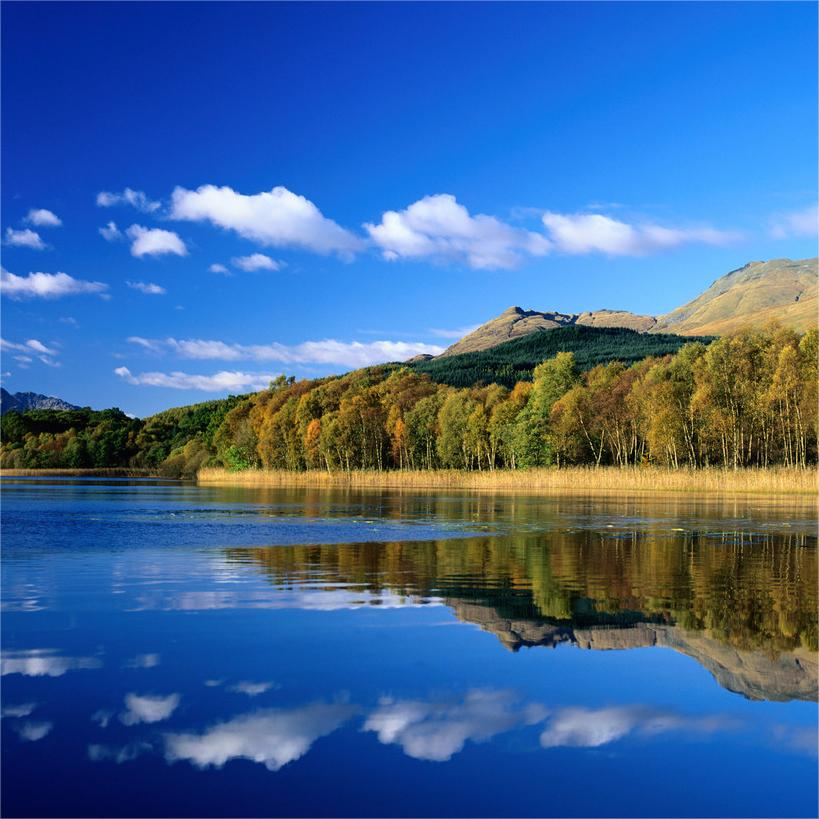
//> input picture test/fenjin.jpg, 819 x 819 px
$ ./main   (built with g++ and OpenCV 4)
//> lines starting //> are read from the running program, lines starting //| are printed output that depends on the picture
//> further down, img is the input picture: 819 rows x 819 cols, CV_8UC3; mean B, G, R 152.2, 102.1, 62.8
### test/myfunc.h
#ifndef __MY_FUNC__
#define __MY_FUNC__
#include <iostream>
#include <opencv2/opencv.hpp>
#include <cmath>
#include <string>

using namespace cv;
using namespace std;
void slatNosise(cv::Mat &img, double f);
cv::Mat img_transf(Mat &img, Mat &T, int methed);
Mat Transform(double theta, double sw, double sh, double mx, double my);
Mat img_inverse(Mat &img);
void saltandpepper(cv::Mat &image, float f);
Mat img_binary(Mat &img, uint8_t thr);
double generateGaussianNoise(double mu, double sigma);

class F_tr
{
public:
    // [4 lines left out: function F_tr, not called in this run]

    Mat T;
    Mat mdft();
    Mat midft();
    Mat mdft_c(int met=0);
    Mat midft_c();
    Mat dft_r;
    Mat dft_i;
    Mat mdft_phase();

private:
    Mat img;


};

class Noise
{
    public:
    // [5 lines left out: function Noise, not called in this run]
    Mat saltandpepper(float f);
    Mat gaussian(float mean, float sigma);
    Mat rayleigh(float sigma);
    Mat exponential(float lambda);

    private:
    string name;
    Mat img;
    Mat noise_rate;
};
#endif

### test/myfunc.cpp

#include "myfunc.h"
#include <random>

// [87 lines left out: functions slatNosise, img_binary, img_inverse, not called in this run]

template<class T>
const T& clamp(const T& v, const T& lo, const T& hi)
{
    assert(!(hi < lo));
    return (v < lo) ? lo : (hi < v) ? hi : v;
}

Vec3b inster1(const Mat &img, double x, double y) // 双线性插值
{
    double x1 = floor(x);
    double x2 = ceil(x);
    double y1 = floor(y);
    double y2 = ceil(y);

    // Clamp x2 and y2 to be within the valid range
    x2 = std::min(x2, img.cols - 1.0);
    y2 = std::min(y2, img.rows - 1.0);
    x1 = std::max(x1, 0.0);
    y1 = std::max(y1, 0.0);
    double dx = x - x1;
    double dy = y - y1;

    Vec3b p1 = img.at<Vec3b>(y1, x1);
    Vec3b p2 = img.at<Vec3b>(y1, x2);
    Vec3b p3 = img.at<Vec3b>(y2, x1);
    Vec3b p4 = img.at<Vec3b>(y2, x2);

    Vec3b r1 = p1 + (p2 - p1) * dx;
    Vec3b r2 = p3 + (p4 - p3) * dx;
    Vec3b r = r1 + (r2 - r1) * dy;

    return r;
}


Vec3b inster2(const Mat& img, double x, double y) // 最近邻插值
{


    int xi = round(x);
    int yi = round(y);
    xi = std::max(0, xi);
    xi = std::min(img.cols - 1, xi);
    yi = std::max(0, yi);
    yi = std::min(img.rows - 1, yi);
    Vec3b r = img.at<Vec3b>(yi, xi);
    return r;
}

// [24 lines left out: function inster3, not called in this run]

float cubic_interp(float v0, float v1, float v2, float v3, float x) {
    float a0 = v3 - v2 - v0 + v1;
    float a1 = v0 - v1 - a0;
    float a2 = v2 - v0;
    float a3 = v1;
    return a0 * x * x * x + a1 * x * x + a2 * x + a3;
}

Vec3b inster3(const Mat& img, float x, float y) {
    int x1 = floor(x);
    int y1 = floor(y);

    x1 = min(max(x1, 1), img.cols - 3);
    y1 = min(max(y1, 1), img.rows - 3);

    float dx = x - x1;
    float dy = y - y1;

    Vec3b result;
    for (int i = 0; i < 3; i++) {
        float col0 = cubic_interp(img.at<Vec3b>(y1 - 1, x1 - 1)[i], img.at<Vec3b>(y1 - 1, x1)[i], img.at<Vec3b>(y1 - 1, x1 + 1)[i], img.at<Vec3b>(y1 - 1, x1 + 2)[i], dx);
        float col1 = cubic_interp(img.at<Vec3b>(y1, x1 - 1)[i], img.at<Vec3b>(y1, x1)[i], img.at<Vec3b>(y1, x1 + 1)[i], img.at<Vec3b>(y1, x1 + 2)[i], dx);
        float col2 = cubic_interp(img.at<Vec3b>(y1 + 1, x1 - 1)[i], img.at<Vec3b>(y1 + 1, x1)[i], img.at<Vec3b>(y1 + 1, x1 + 1)[i], img.at<Vec3b>(y1 + 1, x1 + 2)[i], dx);
        float col3 = cubic_interp(img.at<Vec3b>(y1 + 2, x1 - 1)[i], img.at<Vec3b>(y1 + 2, x1)[i], img.at<Vec3b>(y1 + 2, x1 + 1)[i], img.at<Vec3b>(y1 + 2, x1 + 2)[i], dx);
        result[i] = clamp(cubic_interp(col0, col1, col2, col3, dy), 0.0f, 255.0f);
    }
    return result;
}


Mat Transform(double theta, double sw, double sh, double mx, double my)
{
    Mat T = Mat::eye(3, 3, CV_32F);
    T.at<float>(0, 0) = cos(theta);
    T.at<float>(0, 1) = -sin(theta);
    T.at<float>(1, 0) = sin(theta);
    T.at<float>(1, 1) = cos(theta);
    T.at<float>(0, 2) = mx;
    T.at<float>(1, 2) = my;
    T.at<float>(0, 0) *= sw;
    T.at<float>(0, 1) *= sw;
    T.at<float>(1, 0) *= sh;
    T.at<float>(1, 1) *= sh;
    return T;
}

///////img_transformer///////
// arg img:img to trans
// T :mat transform mat
/*
|aR t|
|0  1|
a:scal mat
t:transport vec
R:rotation mat
*/
Mat img_transf(Mat &img, Mat &T, int method)
{
//> called with method = 2
    Mat R = T(Rect2d(0, 0, 2, 2));
//> R = [[0.866, -0.5], [0.5, 0.866]]
    Mat t(2, 1, CV_32F);
    t.at<float>(0) = T.at<float>(0, 2);
    t.at<float>(1) = T.at<float>(1, 2);
    // culate new image size
    float data[3][2] = {{0.0, (float)img.cols}, {(float)img.cols, (float)img.rows}, {(float)img.rows, 0}};
    Mat p0 = R * Mat(2, 1, CV_32F, data[0]);
//> p0 = [-409.5, 709.3]
    Mat p1 = R * Mat(2, 1, CV_32F, data[1]);
//> p1 = [299.8, 1118.8]
    Mat p3 = R * Mat(2, 1, CV_32F, data[2]);
//> p3 = [709.3, 409.5]
    Mat temp1 = p3 - p0;
//> temp1 = [1118.8, -299.8]
    int new_w = abs(temp1.at<float>(0)) > abs(p1.at<float>(0)) ? abs(temp1.at<float>(0)) : abs(p1.at<float>(0));
//> new_w = 1118
    int new_h = abs(temp1.at<float>(1)) > abs(p1.at<float>(1)) ? abs(temp1.at<float>(1)) : abs(p1.at<float>(1));
//> new_h = 1118
    std::cout << new_w << " " << new_h << std::endl;
//| 1118 1118
    Mat img2(new_w, new_h, CV_8UC3);
//> img2: 1118 rows x 1118 cols, CV_8UC3; every value is 0
    Mat Tinv;

    // hconcat(R.t(), -t, Tinv);
    // float data2[] = {0.0, 0.0, 1.0};
    // vconcat(Tinv, Mat(1, 3, CV_32F, data2), Tinv);
    if (method < 3)
    {
        Tinv = T.inv();
//> Tinv = [[0.866, 0.5, 0], [-0.5, 0.866, 0], [0, 0, 1]]

        for (auto i = 0; i < img2.rows; i++)
        {
            auto ptr = img2.ptr<Vec3b>(i);
            for (auto j = 0; j < img2.cols; j++)
            {
                Mat p = (Mat_<float>(3, 1) << j, i, 1);
                Mat p2 = Tinv * p;
                switch (method)
                {
                case (0):

                    if (p2.at<float>(0) > 0 && p2.at<float>(1) > 0 && p2.at<float>(0) < img.cols && p2.at<float>(1) < img.rows)
                    {
                        ptr[j] = inster1(img, p2.at<float>(1), p2.at<float>(0)); // 双线性插值
                    }
                    else
                    {
                        ptr[j] = Vec3b(0, 0, 0);
                    }
                    break;
                case (1):
                    if (p2.at<float>(0) > 0 && p2.at<float>(1) > 0 && p2.at<float>(0) < img.cols && p2.at<float>(1) < img.rows)
                    {
                        ptr[j] = inster2(img, p2.at<float>(1), p2.at<float>(0));
                    }
                    else
                    {
                        ptr[j] = Vec3b(0, 0, 0);
                    }
                    break;
                case 2:
                    if (p2.at<float>(0) > 0 && p2.at<float>(1) > 0 && p2.at<float>(0) < img.cols && p2.at<float>(1) < img.rows)
                    {
                        ptr[j] = inster3(img, p2.at<float>(1), p2.at<float>(0));
                    }
                    else
                    {
                        ptr[j] = Vec3b(0, 0, 0);
                    }
                    break;
                }
            }
        }
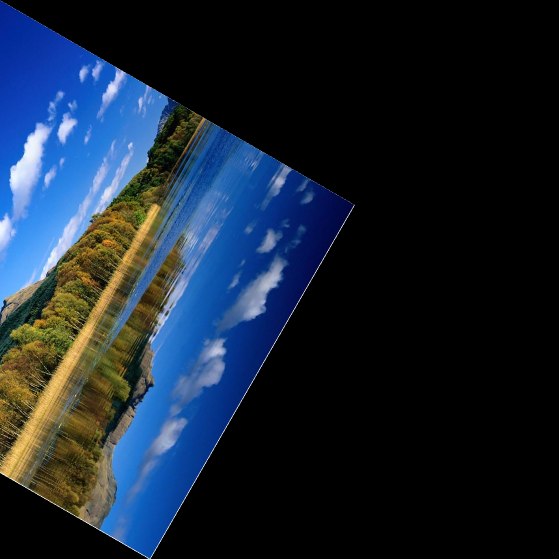
//> img2: 1118 rows x 1118 cols, CV_8UC3 (shown at 1/2 size); mean B, G, R 50.4, 36.1, 24.5
    }
    // [16 lines of commented-out code are left out]
    return img2;
}

// [241 lines left out: functions saltandpepper, mdft, mdft_phase, mdft_c, saltandpepper, gaussian and 2 more, not called in this run]
// [12 lines of commented-out code are left out]

### test/main.cpp
#include <iostream>
#include <opencv2/opencv.hpp>
#include "myfunc.h"
using namespace cv;
using namespace std;
#define PI 3.141592653
int main() {
    // 1.读取图片
    Mat img = imread("C:\\Users\\lz599\\Desktop\\digital_image_process\\test\\fenjin.jpg" );
    //cv::resize(img, img, cv::Size(img.rows / 2, img.cols / 2), 0, 0, INTER_LINEAR);
    if (img.empty()) {
        cout << "Image not found" << endl;
        return -1;
    }
    cv::imshow("raw img", img);
    Mat resized_1 = img_transf(img, Transform(PI / 6, 1, 1, 0, 0), 2);
    Mat resized_2 = img_transf(img, Transform(PI/6 , 1,1, 0, 0),1);
//| 1118 1118
    Mat resized_3 = img_transf(img, Transform(PI/6, 1, 1, 0,0), 0);
//| 1118 1118
    imshow("resized_1 cubic", resized_1);
    imshow("resized_2 nearst", resized_2);
    imshow("resized_3 b Liner", resized_3);
    waitKey(0);
    return 0;
}
